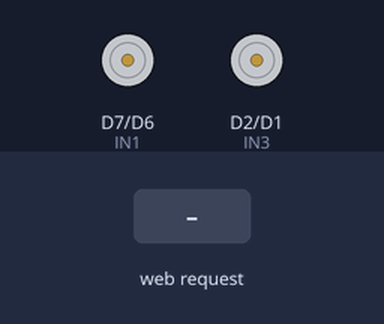
Bench run of a sketch on a simulated ESP8266 (NodeMCU). Shown: motor-driver pin pairs drawn as motors (green arrow = first pin HIGH = forward, orange = second pin HIGH = backward, longer = more drive, scaled by the enable pin). The inputs (shaded band) are chosen by the test bench. WiFi joins after 1.5 s; servers stay silent unless stated; what the sketch prints to the serial monitor is not drawn.

Above: at 2.7 s.
2.8 s: HTTP request GET /fwd received
At 3.2 s:
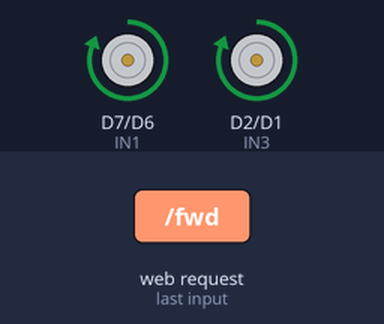
4.3 s: HTTP request GET /back received
At 5.5 s:
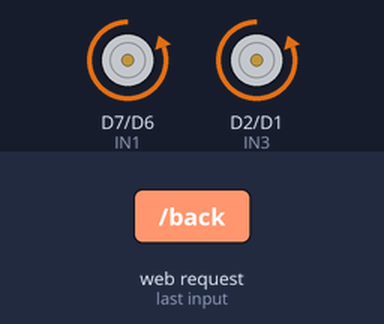
5.8 s: HTTP request GET /left received
At 6.7 s:
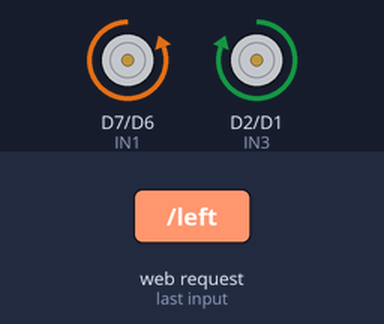
7.3 s: HTTP request GET /right received
At 7.8 s:
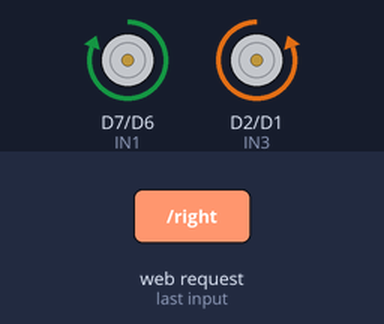
8.8 s: HTTP request GET /stop received
At 10.2 s:
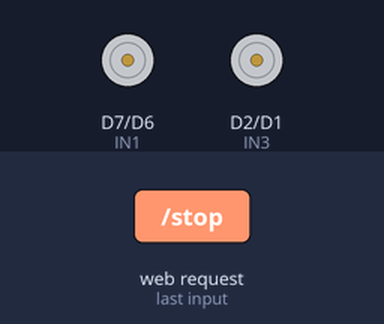
Timing chart, 0 to 11.3 s (numbered marks = the images above; inputs shaded):
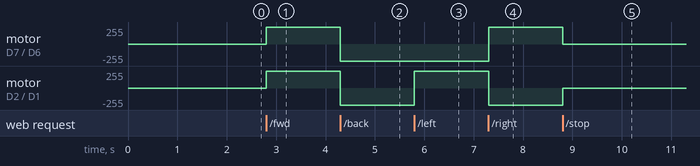

Measured:
- after the input at 2.8 s, motor on D7 (IN1) / D6 (IN2), motor on D2 (IN3) / D1 (IN4): stopped → forward 255/255 at once
- after the input at 4.3 s, motor on D7 (IN1) / D6 (IN2), motor on D2 (IN3) / D1 (IN4): forward 255/255 → backward 255/255 at once
- after the input at 5.8 s, motor on D2 (IN3) / D1 (IN4): backward 255/255 → forward 255/255 at once
- after the input at 7.3 s, motor on D7 (IN1) / D6 (IN2): backward 255/255 → forward 255/255 at once; motor on D2 (IN3) / D1 (IN4): forward 255/255 → backward 255/255 at once
- after the input at 8.8 s, motor on D7 (IN1) / D6 (IN2): forward 255/255 → stopped at once; motor on D2 (IN3) / D1 (IN4): backward 255/255 → stopped at once

The sketch:

car_web_sunucu_hareket_github.ino
```cpp
#include <ESP8266WiFi.h>
#include <ESP8266WebServer.h>

// ===== Wi-Fi ===== //Öncelikle cep telefonununuz üzerinden internet paylaşımı açmanız gerekmektedir.
const char* ssid = "c******4"; //Bağlı olduğunuz wifi SSID bilgisini giriniz.
const char* pass = "7******0"; ////Bağlı olduğunuz wifi Şifre bilgisini giriniz.

// ===== MOTOR BAĞLANTILARI =====

// SAĞ MOTOR
const int ENB = D5;   // PWM
const int IN3 = D2;
const int IN4 = D1;

// SOL MOTOR
const int ENA = D4;   // PWM
const int IN1 = D7;
const int IN2 = D6;

ESP8266WebServer server(80);

// Hız (0–1023)
int speedVal = 800;

// ===== MOTOR FONKSİYONLARI =====
void stopAll() {
  analogWrite(ENB, 0);
  analogWrite(ENA, 0);
}

void forward() {
  // Sağ ileri
  digitalWrite(IN3, HIGH);
  digitalWrite(IN4, LOW);
  analogWrite(ENB, speedVal);

  // Sol ileri
  digitalWrite(IN1, HIGH);
  digitalWrite(IN2, LOW);
  analogWrite(ENA, speedVal);
}

void backward() {
  // Sağ geri
  digitalWrite(IN3, LOW);
  digitalWrite(IN4, HIGH);
  analogWrite(ENB, speedVal);

  // Sol geri
  digitalWrite(IN1, LOW);
  digitalWrite(IN2, HIGH);
  analogWrite(ENA, speedVal);
}

void left() {
  // Sağ ileri, sol geri
  digitalWrite(IN3, HIGH);
  digitalWrite(IN4, LOW);
  digitalWrite(IN1, LOW);
  digitalWrite(IN2, HIGH);
  analogWrite(ENB, speedVal);
  analogWrite(ENA, speedVal);
}

void right() {
  // Sol ileri, sağ geri
  digitalWrite(IN3, LOW);
  digitalWrite(IN4, HIGH);
  digitalWrite(IN1, HIGH);
  digitalWrite(IN2, LOW);
  analogWrite(ENB, speedVal);
  analogWrite(ENA, speedVal);
}

// ===== HTTP HANDLERLAR =====
void handleRoot() {
  server.send(200, "text/plain",
              "ESP8266 CAR API READY\n"
              "/fwd /back /left /right /stop\n");
}

void handleFwd()  { forward();  server.send(200, "text/plain", "OK:FWD"); }
void handleBack() { backward(); server.send(200, "text/plain", "OK:BACK"); }
void handleLeft() { left();     server.send(200, "text/plain", "OK:LEFT"); }
void handleRight(){ right();    server.send(200, "text/plain", "OK:RIGHT"); }
void handleStop() { stopAll();  server.send(200, "text/plain", "OK:STOP"); }

// ===== SETUP =====
void setup() {
  Serial.begin(115200);

  pinMode(ENB, OUTPUT);
  pinMode(IN3, OUTPUT);
  pinMode(IN4, OUTPUT);

  pinMode(ENA, OUTPUT);
  pinMode(IN1, OUTPUT);
  pinMode(IN2, OUTPUT);

  stopAll();

  WiFi.mode(WIFI_STA);
  WiFi.begin(ssid, pass);

  Serial.print("WiFi baglaniyor");
  while (WiFi.status() != WL_CONNECTED) {
    delay(300);
    Serial.print(".");
  }

  Serial.println();
  Serial.print("IP: ");
  Serial.println(WiFi.localIP());

  server.on("/", handleRoot);
  server.on("/fwd", handleFwd);
  server.on("/back", handleBack);
  server.on("/left", handleLeft);
  server.on("/right", handleRight);
  server.on("/stop", handleStop);

  server.begin();
  Serial.println("HTTP server basladi");
}

void loop() {
  server.handleClient();
}
```
